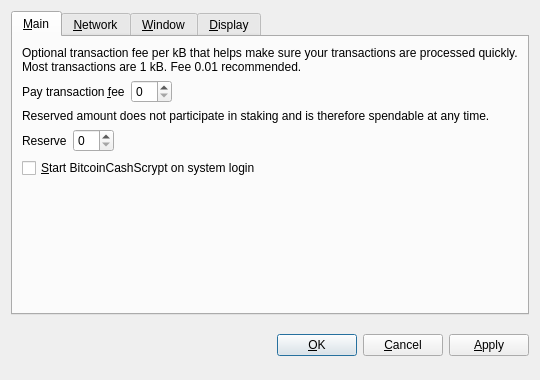
<?xml version="1.0" encoding="UTF-8"?>
<ui version="4.0">
 <class>OptionsDialog</class>
 <widget class="QDialog" name="OptionsDialog">
  <property name="geometry">
   <rect>
    <x>0</x>
    <y>0</y>
    <width>540</width>
    <height>380</height>
   </rect>
  </property>
  <property name="windowTitle">
   <string>Options</string>
  </property>
  <property name="styleSheet">
   <string notr="true">background-image: url(:/images/b2);</string>
  </property>
  <property name="modal">
   <bool>true</bool>
  </property>
  <layout class="QVBoxLayout" name="verticalLayout">
   <item>
    <widget class="QTabWidget" name="tabWidget">
     <property name="tabPosition">
      <enum>QTabWidget::North</enum>
     </property>
     <property name="currentIndex">
      <number>0</number>
     </property>
     <widget class="QWidget" name="tabMain">
      <attribute name="title">
       <string>&amp;Main</string>
      </attribute>
      <layout class="QVBoxLayout" name="verticalLayout_Main">
       <item>
        <widget class="QLabel" name="transactionFeeInfoLabel">
         <property name="text">
          <string>Optional transaction fee per kB that helps make sure your transactions are processed quickly. Most transactions are 1 kB. Fee 0.01 recommended.</string>
         </property>
         <property name="textFormat">
          <enum>Qt::PlainText</enum>
         </property>
         <property name="wordWrap">
          <bool>true</bool>
         </property>
        </widget>
       </item>
       <item>
        <layout class="QHBoxLayout" name="horizontalLayoutFee">
         <item>
          <widget class="QLabel" name="transactionFeeLabel">
           <property name="text">
            <string>Pay transaction &amp;fee</string>
           </property>
           <property name="textFormat">
            <enum>Qt::PlainText</enum>
           </property>
           <property name="buddy">
            <cstring>transactionFee</cstring>
           </property>
          </widget>
         </item>
         <item>
          <widget class="BitcoinAmountField" name="transactionFee"/>
         </item>
         <item>
          <spacer name="horizontalSpacerFee">
           <property name="orientation">
            <enum>Qt::Horizontal</enum>
           </property>
           <property name="sizeHint" stdset="0">
            <size>
             <width>40</width>
             <height>20</height>
            </size>
           </property>
          </spacer>
         </item>
        </layout>
       </item>
       <item>
        <widget class="QLabel" name="reserveBalanceInfoLabel">
         <property name="text">
          <string>Reserved amount does not participate in staking and is therefore spendable at any time.</string>
         </property>
         <property name="textFormat">
          <enum>Qt::PlainText</enum>
         </property>
         <property name="wordWrap">
          <bool>true</bool>
         </property>
        </widget>
       </item>
       <item>
        <layout class="QHBoxLayout" name="horizontalLayoutReserveBalance">
         <item>
          <widget class="QLabel" name="reserveBalanceLabel">
           <property name="text">
            <string>Reserve</string>
           </property>
           <property name="textFormat">
            <enum>Qt::PlainText</enum>
           </property>
           <property name="buddy">
            <cstring>reserveBalance</cstring>
           </property>
          </widget>
         </item>
         <item>
          <widget class="BitcoinAmountField" name="reserveBalance"/>
         </item>
         <item>
          <spacer name="horizontalSpacerReserveBalance">
           <property name="orientation">
            <enum>Qt::Horizontal</enum>
           </property>
           <property name="sizeHint" stdset="0">
            <size>
             <width>40</width>
             <height>20</height>
            </size>
           </property>
          </spacer>
         </item>
        </layout>
       </item>
       <item>
        <widget class="QCheckBox" name="bitcoinAtStartup">
         <property name="toolTip">
          <string>Automatically start BitcoinCashScrypt after logging in to the system.</string>
         </property>
         <property name="text">
          <string>&amp;Start BitcoinCashScrypt on system login</string>
         </property>
        </widget>
       </item>
       <item>
        <spacer name="verticalSpacer_Main">
         <property name="orientation">
          <enum>Qt::Vertical</enum>
         </property>
         <property name="sizeHint" stdset="0">
          <size>
           <width>20</width>
           <height>40</height>
          </size>
         </property>
        </spacer>
       </item>
      </layout>
     </widget>
     <widget class="QWidget" name="tabNetwork">
      <attribute name="title">
       <string>&amp;Network</string>
      </attribute>
      <layout class="QVBoxLayout" name="verticalLayout_Network">
       <item>
        <widget class="QCheckBox" name="mapPortUpnp">
         <property name="toolTip">
          <string>Automatically open the BitcoinCashScrypt client port on the router. This only works when your router supports UPnP and it is enabled.</string>
         </property>
         <property name="text">
          <string>Map port using &amp;UPnP</string>
         </property>
        </widget>
       </item>
       <item>
        <widget class="QCheckBox" name="connectSocks">
         <property name="toolTip">
          <string>Connect to the BitcoinCashScrypt network through a SOCKS proxy (e.g. when connecting through Tor).</string>
         </property>
         <property name="text">
          <string>&amp;Connect through SOCKS proxy:</string>
         </property>
        </widget>
       </item>
       <item>
        <layout class="QHBoxLayout" name="horizontalLayout_Network">
         <item>
          <widget class="QLabel" name="proxyIpLabel">
           <property name="text">
            <string>Proxy &amp;IP:</string>
           </property>
           <property name="textFormat">
            <enum>Qt::PlainText</enum>
           </property>
           <property name="buddy">
            <cstring>proxyIp</cstring>
           </property>
          </widget>
         </item>
         <item>
          <widget class="QValidatedLineEdit" name="proxyIp">
           <property name="maximumSize">
            <size>
             <width>140</width>
             <height>16777215</height>
            </size>
           </property>
           <property name="toolTip">
            <string>IP address of the proxy (e.g. 127.0.0.1)</string>
           </property>
          </widget>
         </item>
         <item>
          <widget class="QLabel" name="proxyPortLabel">
           <property name="text">
            <string>&amp;Port:</string>
           </property>
           <property name="textFormat">
            <enum>Qt::PlainText</enum>
           </property>
           <property name="buddy">
            <cstring>proxyPort</cstring>
           </property>
          </widget>
         </item>
         <item>
          <widget class="QLineEdit" name="proxyPort">
           <property name="maximumSize">
            <size>
             <width>55</width>
             <height>16777215</height>
            </size>
           </property>
           <property name="toolTip">
            <string>Port of the proxy (e.g. 9050)</string>
           </property>
          </widget>
         </item>
         <item>
          <widget class="QLabel" name="socksVersionLabel">
           <property name="text">
            <string>SOCKS &amp;Version:</string>
           </property>
           <property name="textFormat">
            <enum>Qt::PlainText</enum>
           </property>
           <property name="buddy">
            <cstring>socksVersion</cstring>
           </property>
          </widget>
         </item>
         <item>
          <widget class="QValueComboBox" name="socksVersion">
           <property name="toolTip">
            <string>SOCKS version of the proxy (e.g. 5)</string>
           </property>
          </widget>
         </item>
         <item>
          <spacer name="horizontalSpacer_Network">
           <property name="orientation">
            <enum>Qt::Horizontal</enum>
           </property>
           <property name="sizeHint" stdset="0">
            <size>
             <width>40</width>
             <height>20</height>
            </size>
           </property>
          </spacer>
         </item>
        </layout>
       </item>
       <item>
        <spacer name="verticalSpacer_Network">
         <property name="orientation">
          <enum>Qt::Vertical</enum>
         </property>
         <property name="sizeHint" stdset="0">
          <size>
           <width>20</width>
           <height>40</height>
          </size>
         </property>
        </spacer>
       </item>
      </layout>
     </widget>
     <widget class="QWidget" name="tabWindow">
      <attribute name="title">
       <string>&amp;Window</string>
      </attribute>
      <layout class="QVBoxLayout" name="verticalLayout_Window">
       <item>
        <widget class="QCheckBox" name="minimizeToTray">
         <property name="toolTip">
          <string>Show only a tray icon after minimizing the window.</string>
         </property>
         <property name="text">
          <string>&amp;Minimize to the tray instead of the taskbar</string>
         </property>
        </widget>
       </item>
       <item>
        <widget class="QCheckBox" name="minimizeOnClose">
         <property name="toolTip">
          <string>Minimize instead of exit the application when the window is closed. When this option is enabled, the application will be closed only after selecting Quit in the menu.</string>
         </property>
         <property name="text">
          <string>M&amp;inimize on close</string>
         </property>
        </widget>
       </item>
       <item>
        <spacer name="verticalSpacer_Window">
         <property name="orientation">
          <enum>Qt::Vertical</enum>
         </property>
         <property name="sizeHint" stdset="0">
          <size>
           <width>20</width>
           <height>40</height>
          </size>
         </property>
        </spacer>
       </item>
      </layout>
     </widget>
     <widget class="QWidget" name="tabDisplay">
      <attribute name="title">
       <string>&amp;Display</string>
      </attribute>
      <layout class="QVBoxLayout" name="verticalLayout_Display">
       <item>
        <layout class="QHBoxLayout" name="horizontalLayout_1_Display">
         <item>
          <widget class="QLabel" name="langLabel">
           <property name="text">
            <string>User Interface &amp;language:</string>
           </property>
           <property name="textFormat">
            <enum>Qt::PlainText</enum>
           </property>
           <property name="buddy">
            <cstring>lang</cstring>
           </property>
          </widget>
         </item>
         <item>
          <widget class="QValueComboBox" name="lang">
           <property name="toolTip">
            <string>The user interface language can be set here. This setting will take effect after restarting BitcoinCashScrypt.</string>
           </property>
          </widget>
         </item>
        </layout>
       </item>
       <item>
        <layout class="QHBoxLayout" name="horizontalLayout_2_Display">
         <item>
          <widget class="QLabel" name="unitLabel">
           <property name="text">
            <string>&amp;Unit to show amounts in:</string>
           </property>
           <property name="textFormat">
            <enum>Qt::PlainText</enum>
           </property>
           <property name="buddy">
            <cstring>unit</cstring>
           </property>
          </widget>
         </item>
         <item>
          <widget class="QValueComboBox" name="unit">
           <property name="toolTip">
            <string>Choose the default subdivision unit to show in the interface and when sending coins.</string>
           </property>
          </widget>
         </item>
        </layout>
       </item>
       <item>
        <widget class="QCheckBox" name="displayAddresses">
         <property name="toolTip">
          <string>Whether to show BitcoinCashScrypt addresses in the transaction list or not.</string>
         </property>
         <property name="text">
          <string>&amp;Display addresses in transaction list</string>
         </property>
        </widget>
       </item>
       <item>
        <widget class="QCheckBox" name="coinControlFeatures">
         <property name="toolTip">
          <string>Whether to show coin control features or not.</string>
         </property>
         <property name="text">
          <string>Display coin &amp;control features (experts only!)</string>
         </property>
        </widget>
       </item>
       <item>
        <spacer name="verticalSpacer_Display">
         <property name="orientation">
          <enum>Qt::Vertical</enum>
         </property>
         <property name="sizeHint" stdset="0">
          <size>
           <width>20</width>
           <height>40</height>
          </size>
         </property>
        </spacer>
       </item>
      </layout>
     </widget>
    </widget>
   </item>
   <item>
    <layout class="QHBoxLayout" name="horizontalLayout_Buttons">
     <item>
      <spacer name="horizontalSpacer_1">
       <property name="orientation">
        <enum>Qt::Horizontal</enum>
       </property>
       <property name="sizeHint" stdset="0">
        <size>
         <width>40</width>
         <height>48</height>
        </size>
       </property>
      </spacer>
     </item>
     <item>
      <widget class="QLabel" name="statusLabel">
       <property name="font">
        <font>
         <weight>75</weight>
         <bold>true</bold>
        </font>
       </property>
       <property name="text">
        <string/>
       </property>
       <property name="textFormat">
        <enum>Qt::PlainText</enum>
       </property>
       <property name="wordWrap">
        <bool>true</bool>
       </property>
      </widget>
     </item>
     <item>
      <spacer name="horizontalSpacer_2">
       <property name="orientation">
        <enum>Qt::Horizontal</enum>
       </property>
       <property name="sizeHint" stdset="0">
        <size>
         <width>40</width>
         <height>48</height>
        </size>
       </property>
      </spacer>
     </item>
     <item>
      <widget class="QPushButton" name="okButton">
       <property name="text">
        <string>&amp;OK</string>
       </property>
      </widget>
     </item>
     <item>
      <widget class="QPushButton" name="cancelButton">
       <property name="text">
        <string>&amp;Cancel</string>
       </property>
       <property name="autoDefault">
        <bool>false</bool>
       </property>
      </widget>
     </item>
     <item>
      <widget class="QPushButton" name="applyButton">
       <property name="text">
        <string>&amp;Apply</string>
       </property>
       <property name="autoDefault">
        <bool>false</bool>
       </property>
      </widget>
     </item>
    </layout>
   </item>
  </layout>
 </widget>
 <customwidgets>
  <customwidget>
   <class>BitcoinAmountField</class>
   <extends>QSpinBox</extends>
   <header>bitcoinamountfield.h</header>
   <container>1</container>
  </customwidget>
  <customwidget>
   <class>QValueComboBox</class>
   <extends>QComboBox</extends>
   <header>qvaluecombobox.h</header>
  </customwidget>
  <customwidget>
   <class>QValidatedLineEdit</class>
   <extends>QLineEdit</extends>
   <header>qvalidatedlineedit.h</header>
  </customwidget>
 </customwidgets>
 <resources/>
 <connections/>
</ui>
